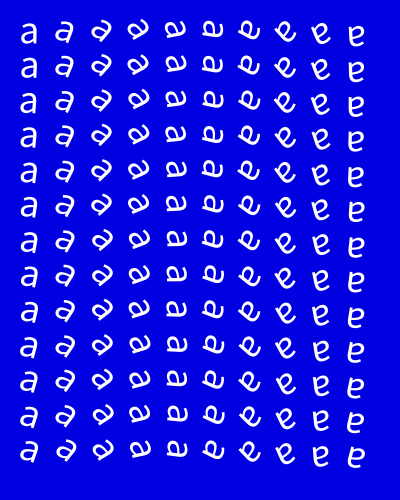
Frame 1 (no input)
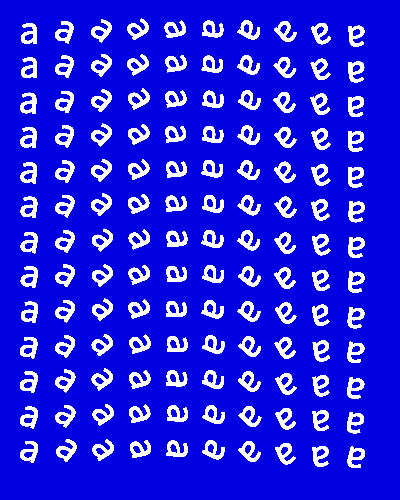
Frame 60 (the mouse pressed at the canvas centre just before this capture)
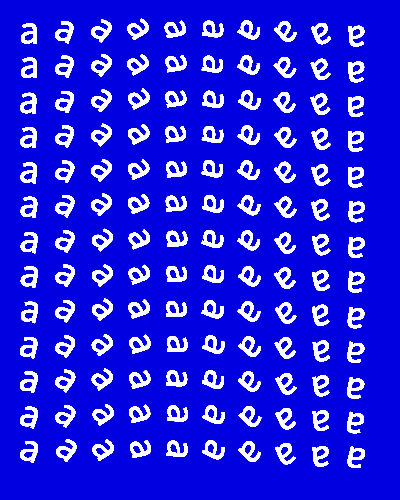
Frame 120 (the mouse held since frame 60 and released just before this capture)

The Processing sketch that drew these frames (run headless with seeded random() and noise(); from frame 60 on, the mouse is pressed at the canvas centre):

// Processing sketch: Tipo_a
// ── Tipo_a.pde
void setup () {
  //el color del fondo (azul)
  background(0, 0, 225);
  //el tamaño del fondo
  size (400, 500);
  //el frame rate de la animación
  //frameRate (2);
}
void draw () {
  //etiquetas generales para posicion X e Y
  //float posx= random (width);
  //float posy= random (height);
  //para ver los numeros en la consola
  //println(posx,posy);
  //posicion (x, y, w, h)
  //rect(posx,posy,100,50);
  //quitar borde
  noStroke();
  //si el mouse está en x(izquierda) el fill es verde, sino es rojo
  /*if (mouseX < width/2){
   //relleno//
   fill (0,random(230,255),0);
   }
   else{
   fill (random(230,255),0,0);
   }*/
   float g=0;
  //posx comienza en 35, al ser posx es menor a 400 menos 35, posx se sumará 35 hasta 400
  for (float posx=35; posx<width-35; posx=posx+35) {
    for (float posy= 35; posy<height-35; posy=posy+35) {
      if ( g<360) {
        //rect(posx,0,50,50);
        textSize(40);
       //dentro de LA push nena tiene q ir en orden Translate,rotate y text
          pushMatrix();
       //"palabra",posx,posy
          translate(posx, posy);
          g=g+1.5;
          rotate(radians(g));
       //la posición de A está cambiada para que la rotación sea central, el punto rotativo estaba en otra parte
          text("a", -17, 8);
          popMatrix();
      } else {
        g=0;
      }
    }
  }
}
